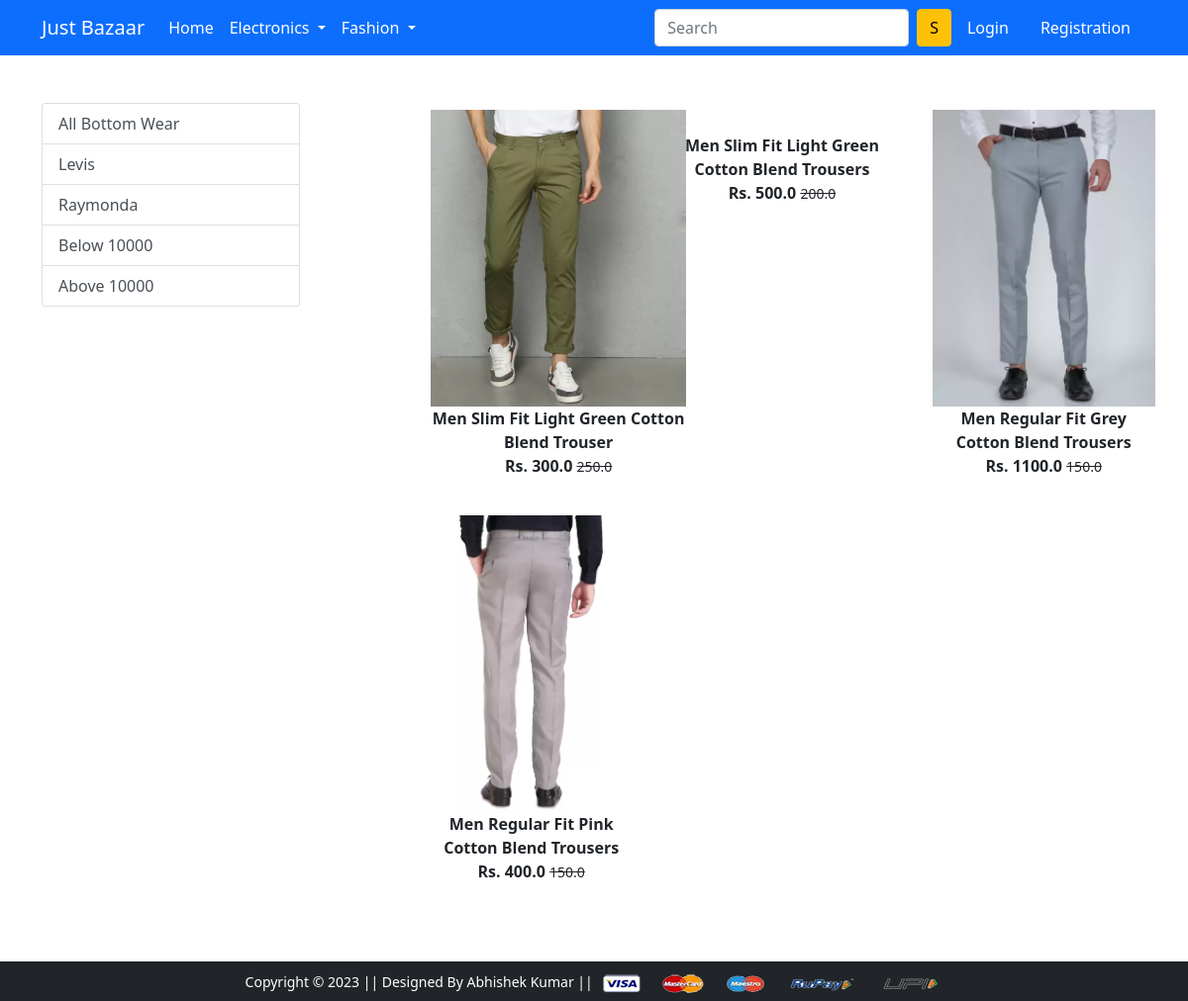
The app's page /bottomwear/ with its own data.
### app/models.py (models this page shows, shortened)
class Product(models.Model):
    title = models.CharField(max_length=100)
    selling_price = models.FloatField()
    discounted_price = models.FloatField()
    description = models.TextField()
    brand = models.CharField(max_length=100)
    category = models.CharField(choices=CATEGORY_CHOICES,max_length=2)
    product_image = models.ImageField(upload_to='productimg')

### app/views.py (the view)
# urls.py: path('bottomwear/',views.bottomwear, name='bottomwear'),
def bottomwear(request, data=None):
    totalitem = 0
    if data == None:
        bottomwears = Product.objects.filter(category='BW')
    elif data == 'Levis' or data == 'Raymonda':
        bottomwears = Product.objects.filter(category='BW').filter(brand=data)
    elif data == 'below':
        bottomwears = Product.objects.filter(category='BW').filter(discounted_price__lt=50000)
    elif data =='above':
        bottomwears = Product.objects.filter(category='BW').filter(discounted_price__gt=50000)
    if request.user.is_authenticated:
        totalitem = len(Cart.objects.filter(user=request.user))
    return render(request, 'app/bottomwear.html',{'bottomwears':bottomwears,'totalitem':totalitem})

### app/templates/app/bottomwear.html (shortened to what this page needs)
{% extends 'app/base.html' %}
{% load static %}
{% block main-content %}
<div class="container my-5">
 <div class="row">
  <div class="col-sm-3">
   <div class="list-group">
    <a href="{% url 'bottomwear' %}" class="list-group-item list-group-item-action" aria-current="true">All Bottom Wear</a>
    <a href="{% url 'bottomweardata' 'Levis' %}" class="list-group-item list-group-item-action" aria-current="true">Levis</a>
    <a href="{% url 'bottomweardata' 'Raymonda' %}" class="list-group-item list-group-item-action" aria-current="true">Raymonda</a>
    <a href="{% url 'bottomweardata' 'below' %}" class="list-group-item list-group-item-action" aria-current="true">Below 10000</a>
    <a href="{% url 'bottomweardata' 'above' %}" class="list-group-item list-group-item-action" aria-current="true">Above 10000</a>
</div>
 </div>
  <div class="col-sm-8 offset-sm-1">
   <div class="row">
    {% for product in bottomwears %}
    <div class="col-sm-4 text-center mb-4">
        <a href="{% url 'product-detail' product.id %}" class="btn">
            <div class="item">
                <img src="{{product.product_image.url}}" alt="" height="300" class="">
                <div class="fw-bold">{{product.title}}</div>
                <div class="fw-bold">Rs. {{product.discounted_price}}
                    <small class="fw-light text-decoration-line-through">{{product.selling_price}}</small>
                </div>
            </div>
        </a>
    </div>
    {% endfor %}
   </div>
  </div>
 </div>
</div>
{% endblock main-content %}

### app/templates/app/base.html (shortened to what this page needs)
<!doctype html>
{% load static %}
<html lang="en">
  <head>
    <link href="https://cdn.jsdelivr.net/npm/bootstrap@5.0.0-beta1/dist/css/bootstrap.min.css" rel="stylesheet">
    <link rel="stylesheet" href="{% static 'app/css/owl.carousel.min.css' %}">
    <link rel="stylesheet" href="{% static 'app/css/all.min.css' %}">
    <link rel="stylesheet" href="{% static 'app/css/style.css' %}">
  </head>
  <body>
    <nav class="navbar navbar-expand-lg navbar-dark bg-primary">
     <div class="container">
       <a class="navbar-brand" href="/">Just Bazaar</a>
       <div class="collapse navbar-collapse" id="navbarSupportedContent">
         <ul class="navbar-nav me-auto mb-2 mb-lg-0">
           <li class="nav-item">
             <a class="nav-link active" aria-current="page" href="/">Home</a>
           </li>
           <li class="nav-item dropdown">
             <a class="nav-link dropdown-toggle text-white" href="#" id="electronicsDropdown" role="button" data-bs-toggle="dropdown" aria-expanded="false">
               Electronics
             </a>
           </li>
           <li class="nav-item dropdown">
             <a class="nav-link dropdown-toggle text-white" href="#" id="fashionDropdown" role="button" data-bs-toggle="dropdown" aria-expanded="false">
               Fashion
             </a>
           </li>
         </ul>
         <form class="d-flex">
           <input class="form-control me-2" type="search" placeholder="Search" aria-label="Search">
           <button class="btn btn-warning" type="submit">S</button>
         </form>
         <div>
          <ul class="navbar-nav me-auto mb-2 mb-lg-0">
            {% if request.user.is_authenticated %}
           <li class="nav-item dropdown mx-2">
              <a class="nav-link dropdown-toggle text-white" href="#" id="profileDropdown" role="button" data-bs-toggle="dropdown" aria-expanded="false">
               {{request.user.username|capfirst}}
              </a>
              <ul class="dropdown-menu" aria-labelledby="profileDropdown">
                <li><a class="dropdown-item" href="{% url 'profile' %}">Profile</a></li>
                <li><a class="dropdown-item" href="{% url 'orders' %}">Orders</a></li>
                <li><a class="dropdown-item" href="{% url 'passwordchange' %}">Change Password</a></li>
                <li><a class="dropdown-item" href="{% url 'logout' %}">Logout</a></li>
              </ul>
            </li>
            <li class="nav-item mx-2">
             <a href="{% url 'showcart' %}" class="nav-link text-white"><span class="badge bg-danger">{{totalitem}}</span> Cart </a>
            </li>
            {% else %}
            <li class="nav-item mx-2">
             <a href="{% url 'login' %}" class="nav-link text-white">Login</a>
            </li>
            <li class="nav-item mx-2">
             <a href="{% url 'customerregistration' %}" class="nav-link text-white">Registration</a>
            </li>
            {% endif %}
          </ul>
         </div>
       </div>
     </div>
    </nav>
    {% block main-content %} {% endblock main-content %}
    <footer class="container-fluid bg-dark text-center p-2 mt-5">
        <small class="text-white">Copyright &copy; 2023 || Designed By Abhishek Kumar || </small>
        <img src="{% static 'app/images/payment.png' %}" alt="" srcset="" class="img-fluid" height="2px">
    </footer>
  </body>
</html>

### records on screen
Product: product_image (picture), title "Men Slim Fit Light Green Cotton Blend Trouser", discounted_price "300.0", selling_price "250.0"
Product: title "Men Slim Fit Light Green Cotton Blend Trousers", discounted_price "500.0", selling_price "200.0"
Product: product_image (picture), title "Men Regular Fit Grey Cotton Blend Trousers", discounted_price "1100.0", selling_price "150.0"
Product: product_image (picture), title "Men Regular Fit Pink Cotton Blend Trousers", discounted_price "400.0", selling_price "150.0"
